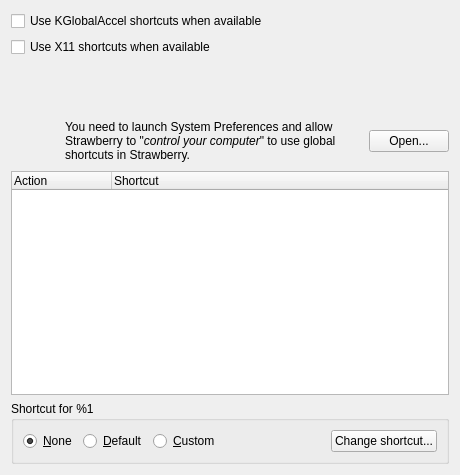
<?xml version="1.0" encoding="UTF-8"?>
<ui version="4.0">
 <class>GlobalShortcutsSettingsPage</class>
 <widget class="QWidget" name="GlobalShortcutsSettingsPage">
  <property name="geometry">
   <rect>
    <x>0</x>
    <y>0</y>
    <width>460</width>
    <height>475</height>
   </rect>
  </property>
  <property name="windowTitle">
   <string>Global Shortcuts</string>
  </property>
  <property name="windowIcon">
   <iconset resource="../../data/icons.qrc">
    <normaloff>:/icons/64x64/strawberry.png</normaloff>:/icons/64x64/strawberry.png</iconset>
  </property>
  <layout class="QVBoxLayout" name="layout_globalshortcutssettingspage">
   <item>
    <widget class="QWidget" name="widget_kglobalaccel" native="true">
     <layout class="QVBoxLayout" name="verticalLayout">
      <property name="leftMargin">
       <number>0</number>
      </property>
      <property name="topMargin">
       <number>0</number>
      </property>
      <property name="rightMargin">
       <number>0</number>
      </property>
      <property name="bottomMargin">
       <number>0</number>
      </property>
      <item>
       <widget class="QCheckBox" name="checkbox_kglobalaccel">
        <property name="text">
         <string>Use KGlobalAccel shortcuts when available</string>
        </property>
       </widget>
      </item>
     </layout>
    </widget>
   </item>
   <item>
    <widget class="QWidget" name="widget_x11" native="true">
     <layout class="QHBoxLayout" name="layout_x11">
      <property name="spacing">
       <number>0</number>
      </property>
      <property name="leftMargin">
       <number>0</number>
      </property>
      <property name="topMargin">
       <number>0</number>
      </property>
      <property name="rightMargin">
       <number>0</number>
      </property>
      <property name="bottomMargin">
       <number>0</number>
      </property>
      <item>
       <widget class="QCheckBox" name="checkbox_x11">
        <property name="sizePolicy">
         <sizepolicy hsizetype="Expanding" vsizetype="Fixed">
          <horstretch>0</horstretch>
          <verstretch>0</verstretch>
         </sizepolicy>
        </property>
        <property name="text">
         <string>Use X11 shortcuts when available</string>
        </property>
       </widget>
      </item>
     </layout>
    </widget>
   </item>
   <item>
    <widget class="QWidget" name="widget_warning" native="true">
     <layout class="QHBoxLayout" name="layout_warning">
      <property name="leftMargin">
       <number>0</number>
      </property>
      <property name="topMargin">
       <number>0</number>
      </property>
      <property name="rightMargin">
       <number>0</number>
      </property>
      <property name="bottomMargin">
       <number>0</number>
      </property>
      <item>
       <widget class="QLabel" name="label_warn_icon">
        <property name="sizePolicy">
         <sizepolicy hsizetype="Expanding" vsizetype="Preferred">
          <horstretch>0</horstretch>
          <verstretch>0</verstretch>
         </sizepolicy>
        </property>
        <property name="minimumSize">
         <size>
          <width>48</width>
          <height>48</height>
         </size>
        </property>
        <property name="maximumSize">
         <size>
          <width>48</width>
          <height>48</height>
         </size>
        </property>
        <property name="baseSize">
         <size>
          <width>64</width>
          <height>64</height>
         </size>
        </property>
        <property name="text">
         <string/>
        </property>
        <property name="pixmap">
         <pixmap resource="../../data/icons.qrc">:/icons/48x48/dialog-warning.png</pixmap>
        </property>
       </widget>
      </item>
      <item>
       <widget class="QLabel" name="label_warn_text">
        <property name="sizePolicy">
         <sizepolicy hsizetype="Expanding" vsizetype="Preferred">
          <horstretch>0</horstretch>
          <verstretch>0</verstretch>
         </sizepolicy>
        </property>
        <property name="text">
         <string/>
        </property>
        <property name="wordWrap">
         <bool>true</bool>
        </property>
       </widget>
      </item>
     </layout>
    </widget>
   </item>
   <item>
    <widget class="QWidget" name="widget_macos_access" native="true">
     <layout class="QHBoxLayout" name="layout_macos">
      <property name="leftMargin">
       <number>0</number>
      </property>
      <property name="topMargin">
       <number>0</number>
      </property>
      <property name="rightMargin">
       <number>0</number>
      </property>
      <property name="bottomMargin">
       <number>0</number>
      </property>
      <item>
       <widget class="QLabel" name="label_macos_access_icon">
        <property name="sizePolicy">
         <sizepolicy hsizetype="Expanding" vsizetype="Preferred">
          <horstretch>0</horstretch>
          <verstretch>0</verstretch>
         </sizepolicy>
        </property>
        <property name="minimumSize">
         <size>
          <width>48</width>
          <height>48</height>
         </size>
        </property>
        <property name="maximumSize">
         <size>
          <width>48</width>
          <height>48</height>
         </size>
        </property>
        <property name="baseSize">
         <size>
          <width>64</width>
          <height>64</height>
         </size>
        </property>
        <property name="text">
         <string/>
        </property>
        <property name="pixmap">
         <pixmap resource="../../data/icons.qrc">:/icons/48x48/dialog-warning.png</pixmap>
        </property>
       </widget>
      </item>
      <item>
       <widget class="QLabel" name="label_macos_access">
        <property name="sizePolicy">
         <sizepolicy hsizetype="Expanding" vsizetype="Preferred">
          <horstretch>0</horstretch>
          <verstretch>0</verstretch>
         </sizepolicy>
        </property>
        <property name="text">
         <string>You need to launch System Preferences and allow Strawberry to &quot;&lt;span style=&quot;font-style:italic&quot;&gt;control your computer&lt;/span&gt;&quot; to use global shortcuts in Strawberry.</string>
        </property>
        <property name="wordWrap">
         <bool>true</bool>
        </property>
       </widget>
      </item>
      <item>
       <widget class="QPushButton" name="button_macos_preferences">
        <property name="text">
         <string>Open...</string>
        </property>
       </widget>
      </item>
     </layout>
    </widget>
   </item>
   <item>
    <widget class="QTreeWidget" name="list">
     <property name="editTriggers">
      <set>QAbstractItemView::NoEditTriggers</set>
     </property>
     <property name="alternatingRowColors">
      <bool>true</bool>
     </property>
     <property name="rootIsDecorated">
      <bool>false</bool>
     </property>
     <property name="allColumnsShowFocus">
      <bool>true</bool>
     </property>
     <column>
      <property name="text">
       <string comment="Category label">Action</string>
      </property>
     </column>
     <column>
      <property name="text">
       <string>Shortcut</string>
      </property>
     </column>
    </widget>
   </item>
   <item>
    <widget class="QGroupBox" name="shortcut_options">
     <property name="enabled">
      <bool>true</bool>
     </property>
     <property name="title">
      <string>Shortcut for %1</string>
     </property>
     <layout class="QHBoxLayout" name="layout_shortcut_options">
      <item>
       <widget class="QRadioButton" name="radio_none">
        <property name="enabled">
         <bool>true</bool>
        </property>
        <property name="text">
         <string>&amp;None</string>
        </property>
        <property name="checked">
         <bool>true</bool>
        </property>
       </widget>
      </item>
      <item>
       <widget class="QRadioButton" name="radio_default">
        <property name="text">
         <string>&amp;Default</string>
        </property>
       </widget>
      </item>
      <item>
       <widget class="QRadioButton" name="radio_custom">
        <property name="text">
         <string>&amp;Custom</string>
        </property>
       </widget>
      </item>
      <item>
       <spacer name="spacer_bottom">
        <property name="orientation">
         <enum>Qt::Horizontal</enum>
        </property>
        <property name="sizeHint" stdset="0">
         <size>
          <width>40</width>
          <height>20</height>
         </size>
        </property>
       </spacer>
      </item>
      <item>
       <widget class="QPushButton" name="button_change">
        <property name="text">
         <string>Change shortcut...</string>
        </property>
       </widget>
      </item>
     </layout>
    </widget>
   </item>
  </layout>
 </widget>
 <tabstops>
  <tabstop>checkbox_kglobalaccel</tabstop>
  <tabstop>checkbox_x11</tabstop>
  <tabstop>button_macos_preferences</tabstop>
  <tabstop>list</tabstop>
  <tabstop>radio_none</tabstop>
  <tabstop>radio_default</tabstop>
  <tabstop>radio_custom</tabstop>
  <tabstop>button_change</tabstop>
 </tabstops>
 <resources>
  <include location="../../data/icons.qrc"/>
  <include location="../../data/icons.qrc"/>
  <include location="../../data/icons.qrc"/>
 </resources>
 <connections/>
</ui>
